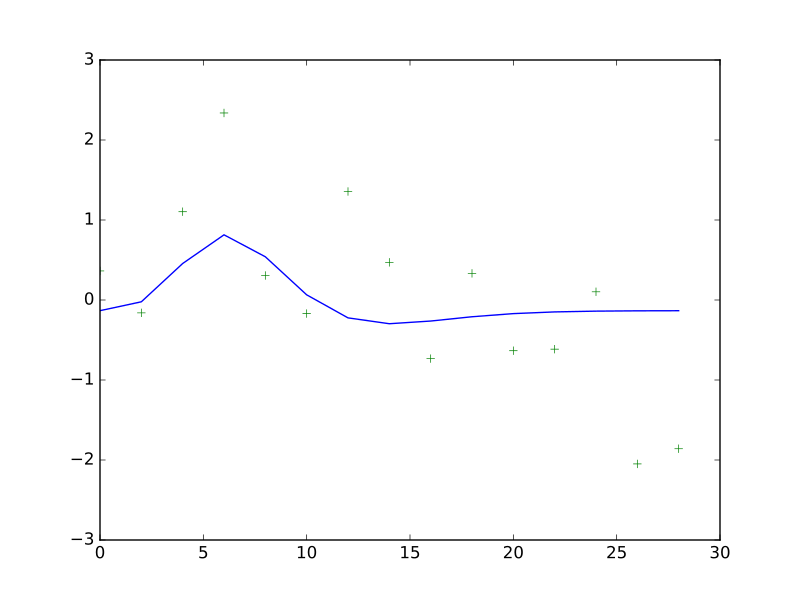

The Python source for this figure:
noise = np.random.normal(size=times.shape)
Y = signal + noise
plt.plot(times, signal)
# [...]
plt.plot(times, Y, '+')
# [...]
